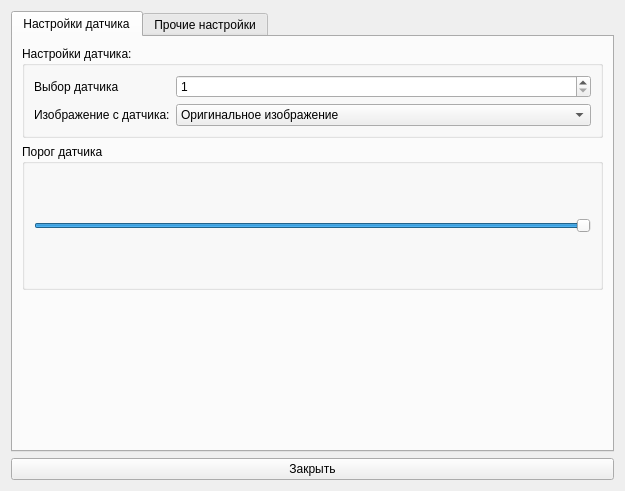
<?xml version="1.0" encoding="UTF-8"?>
<ui version="4.0">
 <class>WindowSettings</class>
 <widget class="QWidget" name="WindowSettings">
  <property name="geometry">
   <rect>
    <x>0</x>
    <y>0</y>
    <width>625</width>
    <height>491</height>
   </rect>
  </property>
  <property name="windowTitle">
   <string>Настройки</string>
  </property>
  <property name="windowIcon">
   <iconset resource="MainResource.qrc">
    <normaloff>:/main/main.png</normaloff>:/main/main.png</iconset>
  </property>
  <property name="toolTip">
   <string>Окно настроек программы</string>
  </property>
  <layout class="QVBoxLayout" name="verticalLayout">
   <item>
    <widget class="QTabWidget" name="tabWidget">
     <property name="currentIndex">
      <number>0</number>
     </property>
     <widget class="QWidget" name="TabSensor">
      <property name="focusPolicy">
       <enum>Qt::NoFocus</enum>
      </property>
      <property name="accessibleName">
       <string/>
      </property>
      <attribute name="icon">
       <iconset resource="MainResource.qrc">
        <normaloff>:/main/webcam.png</normaloff>:/main/webcam.png</iconset>
      </attribute>
      <attribute name="title">
       <string>Настройки датчика</string>
      </attribute>
      <layout class="QVBoxLayout" name="verticalLayout_2">
       <item>
        <widget class="QGroupBox" name="groupBox">
         <property name="sizePolicy">
          <sizepolicy hsizetype="Preferred" vsizetype="Maximum">
           <horstretch>0</horstretch>
           <verstretch>0</verstretch>
          </sizepolicy>
         </property>
         <property name="title">
          <string>Настройки датчика:</string>
         </property>
         <property name="flat">
          <bool>false</bool>
         </property>
         <property name="checkable">
          <bool>false</bool>
         </property>
         <layout class="QFormLayout" name="formLayout">
          <property name="fieldGrowthPolicy">
           <enum>QFormLayout::AllNonFixedFieldsGrow</enum>
          </property>
          <item row="0" column="0">
           <widget class="QLabel" name="label">
            <property name="text">
             <string>Выбор датчика</string>
            </property>
           </widget>
          </item>
          <item row="0" column="1">
           <widget class="QSpinBox" name="spinBoxCamera">
            <property name="minimum">
             <number>1</number>
            </property>
            <property name="maximum">
             <number>10</number>
            </property>
           </widget>
          </item>
          <item row="1" column="0">
           <widget class="QLabel" name="label_2">
            <property name="text">
             <string>Изображение с датчика:</string>
            </property>
           </widget>
          </item>
          <item row="1" column="1">
           <widget class="QComboBox" name="comboBoxViewedImage">
            <item>
             <property name="text">
              <string>Оригинальное изображение</string>
             </property>
             <property name="icon">
              <iconset resource="MainResource.qrc">
               <normaloff>:/main/webcam.png</normaloff>:/main/webcam.png</iconset>
             </property>
            </item>
            <item>
             <property name="text">
              <string>Обработанное изображение</string>
             </property>
             <property name="icon">
              <iconset resource="MainResource.qrc">
               <normaloff>:/main/pictures.png</normaloff>:/main/pictures.png</iconset>
             </property>
            </item>
           </widget>
          </item>
         </layout>
        </widget>
       </item>
       <item>
        <widget class="QGroupBox" name="groupBoxThreshold">
         <property name="title">
          <string>Порог датчика</string>
         </property>
         <layout class="QVBoxLayout" name="verticalLayout_4">
          <item>
           <widget class="QSlider" name="horizontalSliderThreshold">
            <property name="maximum">
             <number>255</number>
            </property>
            <property name="value">
             <number>255</number>
            </property>
            <property name="sliderPosition">
             <number>255</number>
            </property>
            <property name="orientation">
             <enum>Qt::Horizontal</enum>
            </property>
           </widget>
          </item>
         </layout>
        </widget>
       </item>
       <item>
        <widget class="QLabel" name="labelSensorView">
         <property name="sizePolicy">
          <sizepolicy hsizetype="Preferred" vsizetype="Preferred">
           <horstretch>0</horstretch>
           <verstretch>0</verstretch>
          </sizepolicy>
         </property>
         <property name="text">
          <string/>
         </property>
         <property name="pixmap">
          <pixmap resource="MainResource.qrc">:/main/no_web_camera_320240.png</pixmap>
         </property>
         <property name="alignment">
          <set>Qt::AlignCenter</set>
         </property>
        </widget>
       </item>
      </layout>
     </widget>
     <widget class="QWidget" name="TabOtherSettings">
      <attribute name="icon">
       <iconset resource="MainResource.qrc">
        <normaloff>:/main/main.png</normaloff>:/main/main.png</iconset>
      </attribute>
      <attribute name="title">
       <string>Прочие настройки</string>
      </attribute>
      <layout class="QVBoxLayout" name="verticalLayout_3">
       <item>
        <layout class="QHBoxLayout" name="horizontalLayout_2" stretch="0,0,0,0">
         <item>
          <widget class="QLabel" name="label_3">
           <property name="text">
            <string>Точек по горизонтали: </string>
           </property>
          </widget>
         </item>
         <item>
          <widget class="QSpinBox" name="spinBoxHorPoints">
           <property name="minimum">
            <number>2</number>
           </property>
           <property name="maximum">
            <number>5</number>
           </property>
           <property name="value">
            <number>5</number>
           </property>
          </widget>
         </item>
         <item>
          <widget class="QLabel" name="label_4">
           <property name="text">
            <string>Точек по вертикали:</string>
           </property>
          </widget>
         </item>
         <item>
          <widget class="QSpinBox" name="spinBoxVetPoints">
           <property name="minimum">
            <number>2</number>
           </property>
           <property name="maximum">
            <number>4</number>
           </property>
           <property name="value">
            <number>4</number>
           </property>
          </widget>
         </item>
        </layout>
       </item>
       <item>
        <widget class="QLabel" name="labelPointsPositions">
         <property name="sizePolicy">
          <sizepolicy hsizetype="Preferred" vsizetype="Minimum">
           <horstretch>0</horstretch>
           <verstretch>0</verstretch>
          </sizepolicy>
         </property>
         <property name="toolTip">
          <string>&lt;html&gt;&lt;head/&gt;&lt;body&gt;&lt;p&gt;Расположение меток калибровки на экране&lt;/p&gt;&lt;/body&gt;&lt;/html&gt;</string>
         </property>
         <property name="text">
          <string>TextLabel</string>
         </property>
         <property name="alignment">
          <set>Qt::AlignCenter</set>
         </property>
        </widget>
       </item>
      </layout>
     </widget>
    </widget>
   </item>
   <item>
    <layout class="QHBoxLayout" name="horizontalLayout">
     <item>
      <widget class="QPushButton" name="ButtonApply">
       <property name="sizePolicy">
        <sizepolicy hsizetype="Minimum" vsizetype="Fixed">
         <horstretch>2</horstretch>
         <verstretch>0</verstretch>
        </sizepolicy>
       </property>
       <property name="text">
        <string>Закрыть</string>
       </property>
       <property name="icon">
        <iconset resource="MainResource.qrc">
         <normaloff>:/main/apply.png</normaloff>:/main/apply.png</iconset>
       </property>
       <property name="iconSize">
        <size>
         <width>24</width>
         <height>24</height>
        </size>
       </property>
      </widget>
     </item>
    </layout>
   </item>
  </layout>
 </widget>
 <resources>
  <include location="MainResource.qrc"/>
 </resources>
 <connections/>
</ui>
